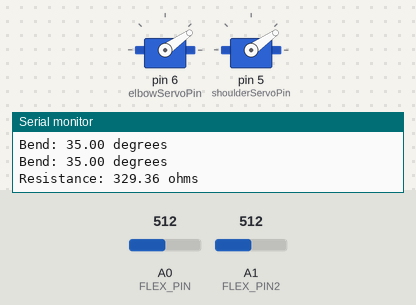
The sketch below on a simulated Arduino Uno, built with avr-gcc and run on an emulated ATmega328P. Parts: 2 × servo, the last lines printed to the serial monitor. Inputs (shaded band) come from the test bench; at power-on: A1 (FLEX_PIN2) = 512, A0 (FLEX_PIN) = 512.

Above: at 4.2 s.
4.3 s: A1 (FLEX_PIN2) set to 122
At 4.8 s:
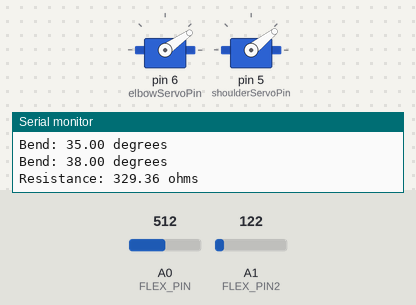
7.3 s: A1 (FLEX_PIN2) set to 306
At 8.0 s:
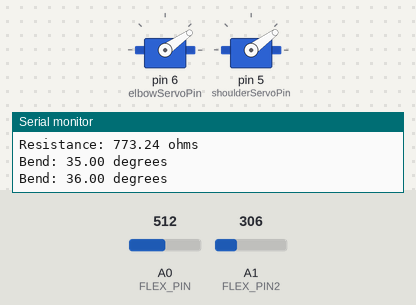
10.3 s: A0 (FLEX_PIN) set to 306
At 11.3 s:
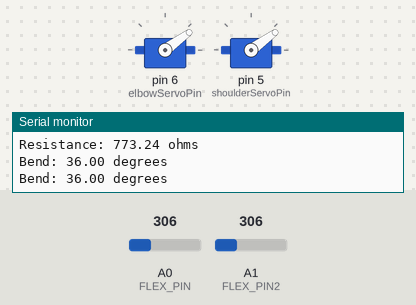
13.3 s: A1 (FLEX_PIN2) set to 0
At 14.6 s:
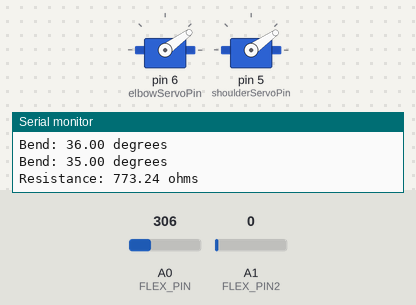
Timing chart, 0 to 16.0 s (numbered marks = the images above; inputs shaded):
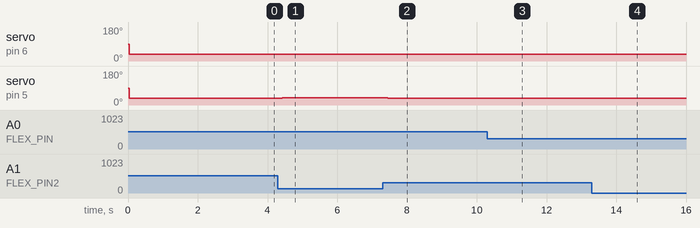

Measured:
- after the input at 4.3 s, servo on pin 5 (shoulderServoPin): 35° → 38° after 0.13 s
- after the input at 7.3 s, servo on pin 5 (shoulderServoPin): 38° → 36° after 0.15 s
- after the input at 10.3 s, servo on pin 6 (elbowServoPin): 35° → 36° after 0.15 s
- after the input at 13.3 s, servo on pin 5 (shoulderServoPin): 36° → 35° after 0.14 s

The sketch:

flexsensor_poc.ino
```cpp
/******************************************************************************
Flex_Sensor_Example.ino
Example sketch for SparkFun's flex sensors
  (https://www.sparkfun.com/products/10264)
Jim Lindblom @ SparkFun Electronics
April 28, 2016

Create a voltage divider circuit combining a flex sensor with a 47k resistor.
- The resistor should connect from A0 to GND.
- The flex sensor should connect from A0 to 3.3V
As the resistance of the flex sensor increases (meaning it's being bent), the
voltage at A0 should decrease.

Development environment specifics:
Arduino 1.6.7
******************************************************************************/
//for the robotic arm implementation
#include <Servo.h>
#define elbowServoPin 6
#define shoulderServoPin 5

Servo elbowServo;
Servo shoulderServo;

const int FLEX_PIN = A0; // Pin connected to voltage divider output
const int FLEX_PIN2 = A1;

// Measure the voltage at 5V and the actual resistance of your
// 47k resistor, and enter them below:
const float VCC = 4.98; // Measured voltage of Ardunio 5V line
const float R_DIV = 330.0; // Measured resistance of 3.3k resistor

// Upload the code, then try to adjust these values to more
// accurately calculate bend degree.
const float STRAIGHT_RESISTANCE = 12000.0; // resistance when straight
const float BEND_RESISTANCE = 50000.0; // resistance at 90 deg

void setup()
{
  elbowServo.attach(elbowServoPin);
  shoulderServo.attach(shoulderServoPin);
  Serial.begin(9600);
  pinMode(FLEX_PIN, INPUT);
  pinMode(FLEX_PIN2, INPUT);
}

void loop()
{
  // Read the ADC, and calculate voltage and resistance from it
  int flexADC = analogRead(FLEX_PIN);
  int flexADC2 = analogRead(FLEX_PIN2);
  float flexV = flexADC * VCC / 1023.0;
  float flexV2 = flexADC2 * VCC / 1023.0;
  float flexR = R_DIV * (VCC / flexV - 1.0);
  float flexR2 = R_DIV * (VCC / flexV2 - 1.0);

  Serial.println("Resistance: " + String(flexR) + " ohms");
  Serial.println("Resistance: " + String(flexR2) + " ohms");

  // Use the calculated resistance to estimate the sensor's
  // bend angle:

  float angle = map(flexR, STRAIGHT_RESISTANCE, BEND_RESISTANCE,
                   50, 100.0);

  float angle2 = map(flexR2, STRAIGHT_RESISTANCE, BEND_RESISTANCE,
                   50, 100.0);

  Serial.println("Bend: " + String(angle) + " degrees");
  Serial.println();
  Serial.println("Bend: " + String(angle2) + " degrees");
  Serial.println();
  elbowServo.write(angle);
  shoulderServo.write(angle2);

  //delay(500);
}
```
